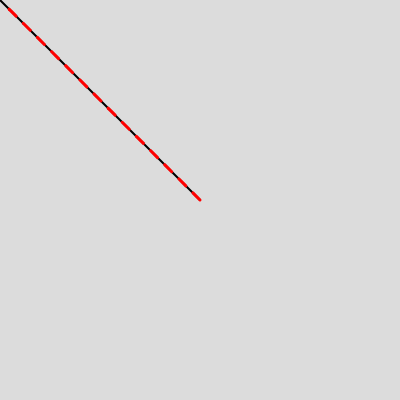
Frame 1 (no input)
Frame 60 (no input): identical to frame 1, image omitted
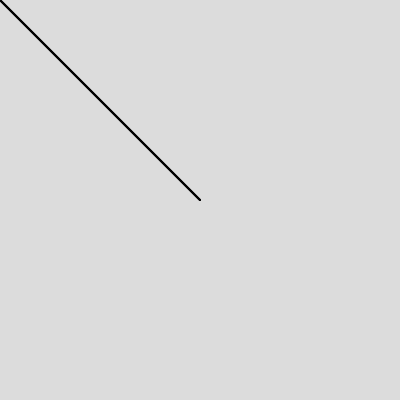
Frame 120 (the mouse pressed at the canvas centre since frame 60)

The p5.js sketch that drew these frames (run headless with seeded random() and noise() and a simulated clock; from frame 60 on, the mouse is pressed at the canvas centre):

// p5.js sketch
// ── sketch.js
let lineEndPoint
let mouseVector
let lineVector
let dashVectorCurrent
let dashVectorNext
let dashLength = 10; // Ten pixels
let dash = true

function setup() {
  createCanvas(400, 400);
  lineEndPoint = createVector(width/2, height/2)
  mouseVector = createVector(mouseX, mouseY)
  lineVector = createVector(0,0)
  dashVectorCurrent = createVector(0,0)
  dashVectorNext = createVector(0,0)
}

function draw() {
  background(220)
  stroke(0)
  strokeWeight(2)
  mouseVector.x = mouseX
  mouseVector.y = mouseY
  
  line(0, 0, lineEndPoint.x, lineEndPoint.y)
  line(0, 0, mouseVector.x, mouseVector.y)
  lineVector.x = mouseVector.x - lineEndPoint.x
  lineVector.y = mouseVector.y - lineEndPoint.y
  lineVector.normalize()
  translate(width/2,height/2)
  let distance = dist(mouseVector.x, mouseVector.y, lineEndPoint.x, lineEndPoint.y)
  
  dashVectorCurrent.x = 0
  dashVectorCurrent.y = 0

  dash  = true
  
  for (let i = 0; i < distance / dashLength - 1; i++) {

    if (dash) {
      stroke(255,0,0)
    }
    else {
      noStroke()
    }
    dash = !dash
    strokeWeight(3)
    dashVectorNext.x = dashVectorCurrent.x + lineVector.x * dashLength
    dashVectorNext.y = dashVectorCurrent.y + lineVector.y * dashLength
    line(dashVectorCurrent.x, dashVectorCurrent.y, dashVectorNext.x, dashVectorNext.y)
    dashVectorCurrent.x = dashVectorNext.x
    dashVectorCurrent.y = dashVectorNext.y
  }
  

}
